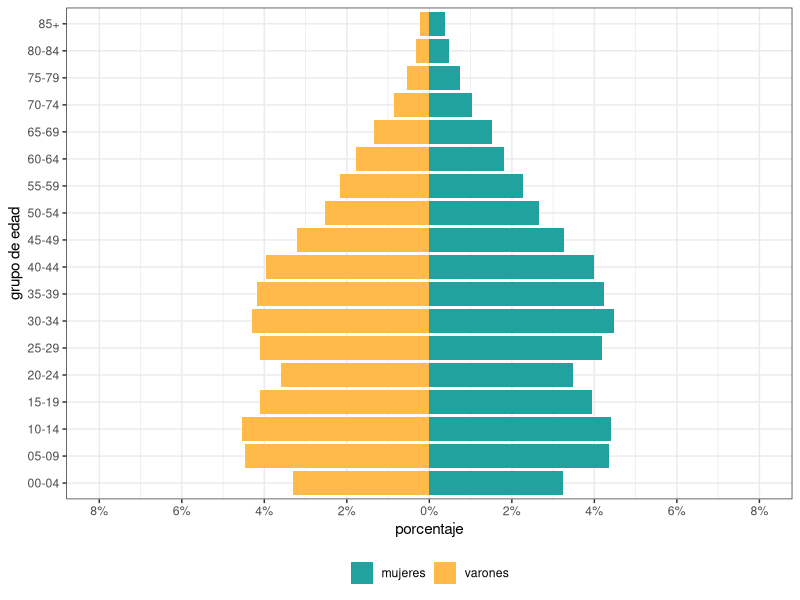
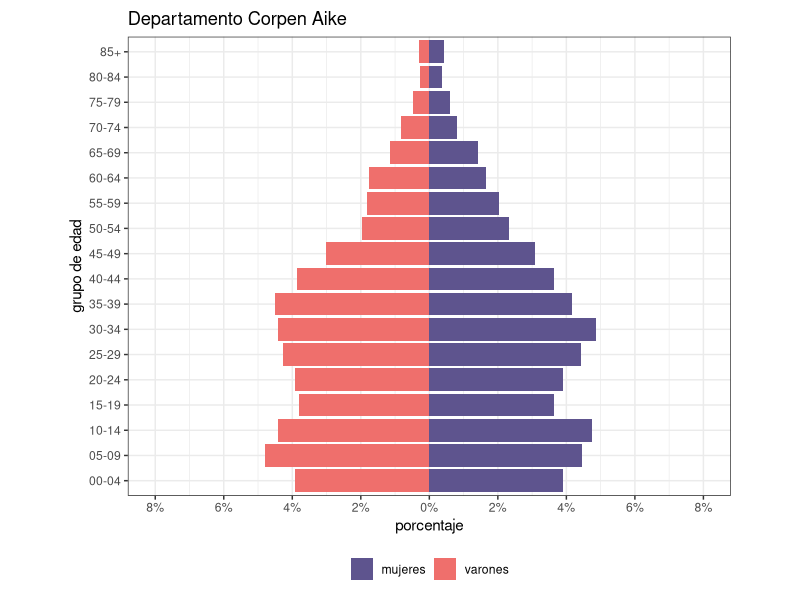
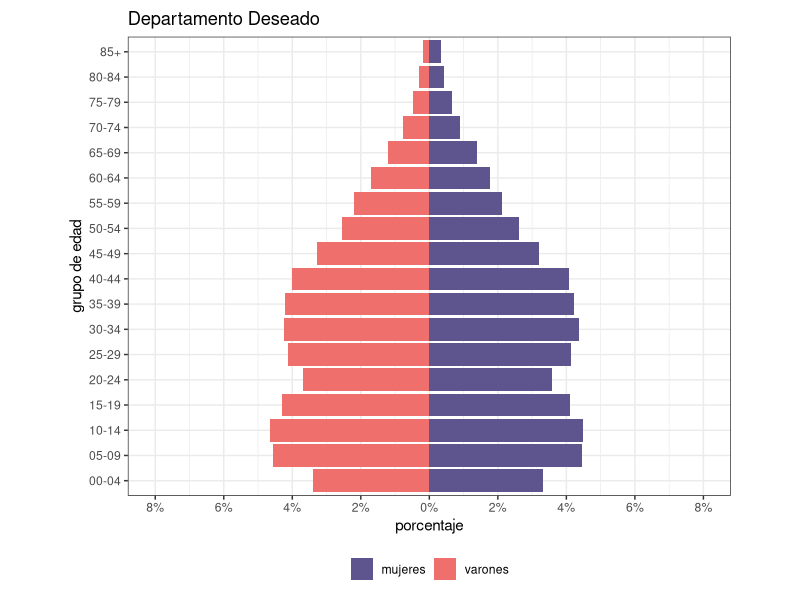
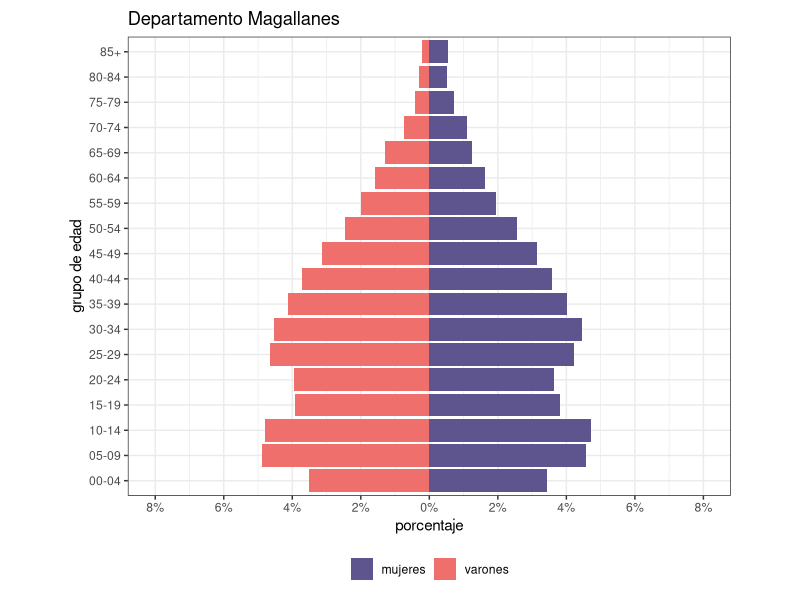
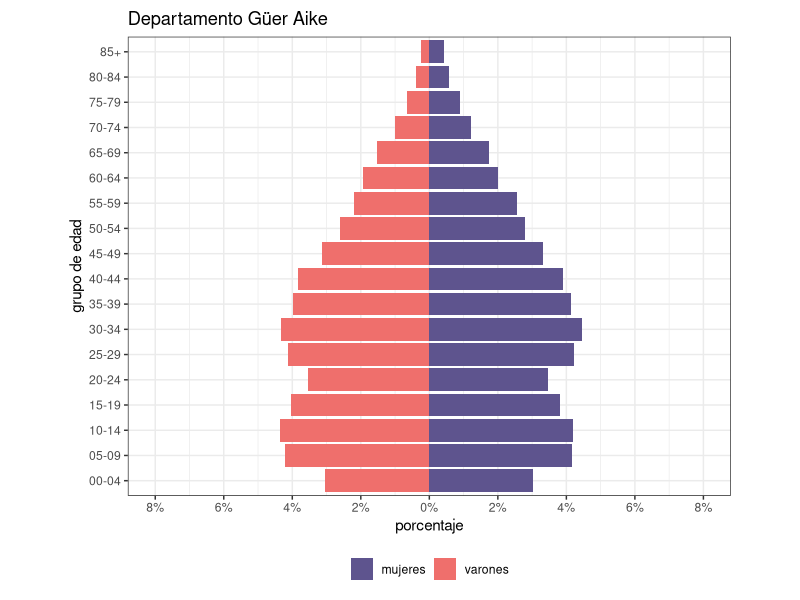
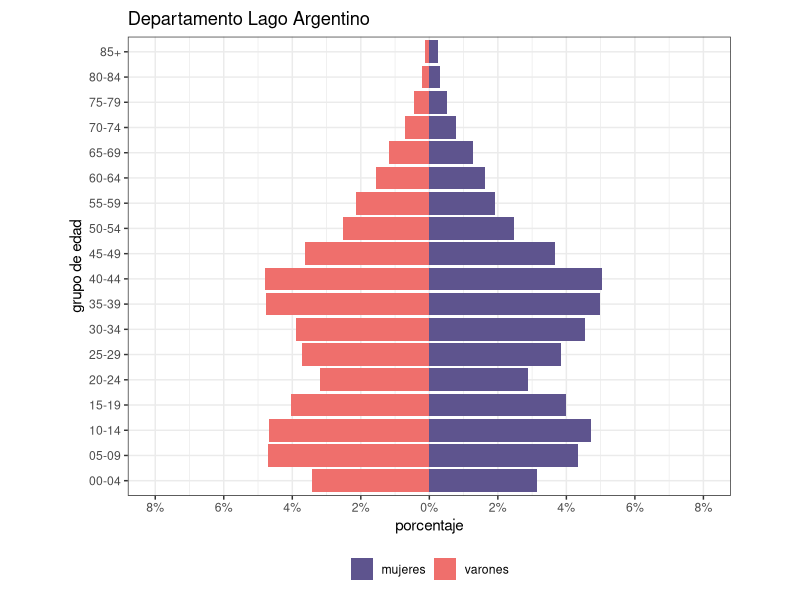
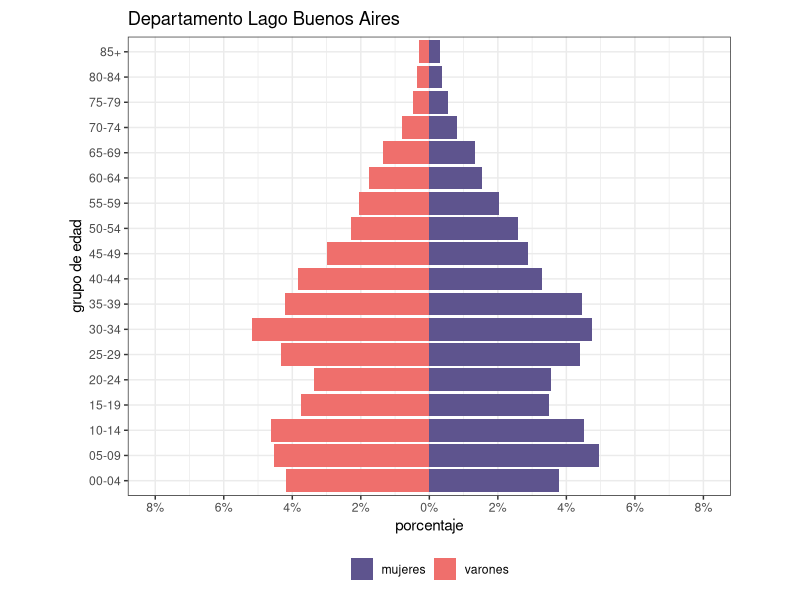
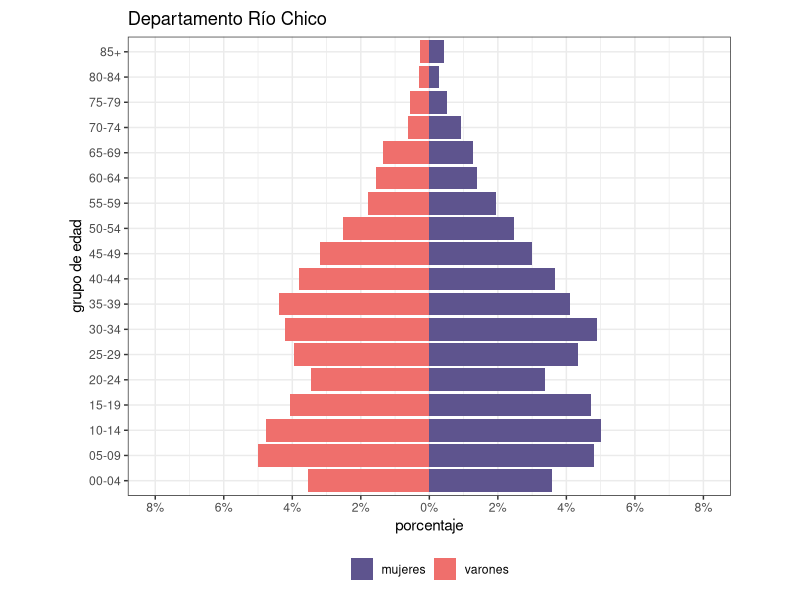

The R script that drew these images, in order:
## ---- chunk 1
#| include: false
library(openxlsx)
library(tidyverse)
library(patchwork)
## ---- chunk 2
#| echo: false
piramide_2022 <- read.xlsx("data/deptos_con_codigo.xlsx", sheet = "2022") %>% 
  filter(in1 == 78000) %>% 
  select(1,3,4) %>% 
  pivot_longer(cols = c(2,3),names_to = "sexo", values_to = "poblacion") %>% 
  mutate(sexo = ifelse(sexo == "varones", "V", "M"))

piramide_2022$grupo_edad = ifelse(piramide_2022$grupo_edad %in% "0-4", "00-04", piramide_2022$grupo_edad)
piramide_2022$grupo_edad = ifelse(piramide_2022$grupo_edad %in% "5-9", "05-09", piramide_2022$grupo_edad)

piramide_2022 %>%
  mutate(poblacion = as.numeric(poblacion)) %>%  # Convertir a numérico
  mutate(porcentaje = as.numeric(poblacion / sum(poblacion) * 100)) %>%
  ungroup() %>%
  mutate(porcentaje = ifelse(sexo == "V", -porcentaje, porcentaje)) %>% 
  mutate(sexo =  ifelse(sexo == "V", "varones", "mujeres")) %>% 
  ggplot(aes(x = grupo_edad, y = porcentaje, fill = sexo)) +
  geom_bar(stat = "identity") +
  coord_flip() +  # Rotar la gráfica
  scale_y_continuous(
    limits = c(-8, 8),
    breaks = seq(-10, 10, by = 2), 
    labels = paste0(c(seq(-10, 0, by = 2)*-1, seq(2, 10, by = 2)), "%")) +
  scale_fill_manual(values = c("#20a39e","#ffba49")) + 
  labs(
    y  = "porcentaje",
    x  = "grupo de edad") +
  theme_bw() +
  theme(legend.position = "bottom",
        legend.title = element_blank())

## ---- chunk 3
#| include: false
piramide_78 <- read.xlsx("data/deptos_con_codigo.xlsx", sheet = "78") 
  
  
  
piramide_78 <- piramide_78 %>%   
  select(1,2,4,5,7,8) %>% 
  pivot_longer(cols = c(3,4),names_to = "sexo", values_to = "poblacion") %>% 
  mutate(sexo = ifelse(sexo == "varones", "V", "M"),
         grupo_edad = case_when(
           grupo_edad == "0-4" ~ "00-04",
           grupo_edad == "5-9" ~ "05-09",
           TRUE ~ grupo_edad)
         )

nombres_78 <- piramide_78 %>% 
  select(depto,in1) %>% 
  distinct()

crear_piramide <- function(codigo_in1, anio_censo) {
  
  depto_nombre <- nombres_78 %>% 
    filter(in1 == codigo_in1) %>% 
    pull(depto) %>% 
    unique()
  
  piramide_78 %>%
    filter(in1 == codigo_in1, censo == anio_censo) %>%
    mutate(poblacion = as.numeric(poblacion)) %>%  
    mutate(porcentaje = poblacion / sum(poblacion) * 100) %>%
    ungroup() %>%
    mutate(
      porcentaje = ifelse(sexo == "V", -porcentaje, porcentaje),
      sexo = ifelse(sexo == "V", "varones", "mujeres")
    ) %>% 
    ggplot(aes(x = grupo_edad, y = porcentaje, fill = sexo)) +
    geom_bar(stat = "identity") +
    coord_flip() +
    scale_y_continuous(
      limits = c(-8, 8),
      breaks = seq(-10, 10, by = 2), 
      labels = paste0(c(seq(-10, 0, by = 2) * -1, seq(2, 10, by = 2)), "%")
    ) +
    scale_fill_manual(values = c("#5e548e", "#ef6f6c")) + 
    labs(
      title = paste("Departamento", depto_nombre),
      y = "porcentaje", 
      x = "grupo de edad") +
    theme_bw() +
    theme(
      legend.position = "bottom",
      legend.title = element_blank(),
      plot.margin = margin(8, 50, 8, 50)
    )
}

p708007 <- crear_piramide(78007,2022)
p708014 <- crear_piramide(78014,2022)
p708021 <- crear_piramide(78021,2022)
p708028 <- crear_piramide(78028,2022)
p708035 <- crear_piramide(78035,2022)
p708042 <- crear_piramide(78042,2022)
p708049 <- crear_piramide(78049,2022)

## ---- chunk 4
#| echo: false
p708007
## ---- chunk 5
#| echo: false
p708014
## ---- chunk 6
#| echo: false
p708042
## ---- chunk 7
#| echo: false
p708021
## ---- chunk 8
#| echo: false
p708028
## ---- chunk 9
#| echo: false
p708035
## ---- chunk 10
#| echo: false
p708049 

## ---- chunk 11
#| include: false
generar_grafico <- function(censo_año) {
  # Cargar los datos
  piramide <- read.xlsx("data/deptos_con_codigo.xlsx", sheet = "censos")
  
  # Modificar grupo de edad
  piramide$grupo_edad <- ifelse(piramide$grupo_edad %in% "0-4", "00-04", piramide$grupo_edad)
  piramide$grupo_edad <- ifelse(piramide$grupo_edad %in% "5-9", "05-09", piramide$grupo_edad)
  
  # Filtrar por censo
  piramide <- piramide %>%
    filter(censo == censo_año) %>%
    cbind(depto = "Total del país")
  
  piramide_78 <- read.xlsx("data/deptos_con_codigo.xlsx", sheet = "78")
  
  piramide_78 <- piramide_78 %>%   
    select(1, 2, 4, 5, 7, 8) %>%
    pivot_longer(cols = c(3, 4), names_to = "sexo", values_to = "poblacion") %>%
    mutate(sexo = ifelse(sexo == "varones", "V", "M"),
           grupo_edad = case_when(
             grupo_edad == "0-4" ~ "00-04",
             grupo_edad == "5-9" ~ "05-09",
             TRUE ~ grupo_edad
           ))

  # Filtrar por censo y depto
  piramide_78 <- piramide_78 %>%
    select(-in1) %>%
    filter(depto == "Santa Cruz", censo == censo_año)
  
  # Unir los datasets
  pais_78 <- rbind(piramide, piramide_78) %>% 
    mutate(depto = fct_relevel(depto, c("Total del país", "Santa Cruz")))
  
  # Crear el gráfico
  pais_78 %>%
    mutate(poblacion = as.numeric(poblacion)) %>%  # Convertir a numérico
    group_by(censo, depto) %>%
    mutate(porcentaje = as.numeric(poblacion / sum(poblacion) * 100)) %>%
    ungroup() %>%
    mutate(porcentaje = ifelse(sexo == "V", -porcentaje, porcentaje)) %>%
    mutate(sexo =  ifelse(sexo == "V", "varones", "mujeres")) %>%
    ggplot(aes(x = grupo_edad, y = porcentaje, fill = sexo)) +
    geom_bar(stat = "identity") +
    coord_flip() +  # Rotar la gráfica
    facet_wrap(~depto) +  # Separar por depto
    scale_y_continuous(
      limits = c(-8, 8),
      breaks = seq(-10, 10, by = 2), 
      labels = paste0(c(seq(-10, 0, by = 2) * -1, seq(2, 10, by = 2)), "%")
    ) +
    scale_fill_manual(values = c("#0cce6b", "#083d77")) + 
    scale_alpha_manual(values = c(0.5, 1)) +
    labs(
      y  = "porcentaje",
      x  = "grupo de edad"
    ) +
    theme_bw() +
    theme(legend.position = "bottom",
          legend.title = element_blank())
}

## ---- chunk 12
#| echo: false
generar_grafico(2022)

## ---- chunk 13
#| echo: false
generar_grafico(2001)
## ---- chunk 14
#| include: false

 piramide_78 <- read.xlsx("data/deptos_con_codigo.xlsx", sheet = "78")
  
 piramide_78 <- piramide_78 %>%   
    select(1, 2, 4, 5, 7, 8) %>%
    pivot_longer(cols = c(3, 4), names_to = "sexo", values_to = "poblacion") %>%
    mutate(sexo = ifelse(sexo == "varones", "V", "M"),
           grupo_edad = case_when(
             grupo_edad == "0-4" ~ "00-04",
             grupo_edad == "5-9" ~ "05-09",
             TRUE ~ grupo_edad
           ))

dep_censal <- function(valor_in1) {
  piramide_78 %>%
    filter(in1 == valor_in1) %>%
    group_by(censo, depto) %>% 
    mutate(poblacion = as.numeric(poblacion)) %>%  
    mutate(porcentaje = poblacion / sum(poblacion) * 100) %>%
    ungroup() %>%
    mutate(
      porcentaje = ifelse(sexo == "V", -porcentaje, porcentaje),
      sexo = ifelse(sexo == "V", "varones", "mujeres")
    ) %>% 
    ggplot(aes(x = grupo_edad, y = porcentaje, fill = sexo)) +
    geom_bar(stat = "identity") +
    coord_flip() +
    facet_wrap(~censo) +  # Separar por censo
    scale_y_continuous(
      limits = c(-8, 8),
      breaks = seq(-10, 10, by = 2), 
      labels = paste0(c(seq(-10, 0, by = 2) * -1, seq(2, 10, by = 2)), "%")
    ) +
    scale_fill_manual(values = c("#5e548e", "#ef6f6c")) + 
    labs(
      y = "porcentaje", 
      x = "grupo de edad"
    ) +
    theme_bw() +
    theme(
      legend.position = "bottom",
      legend.title = element_blank(),
      plot.margin = margin(8, 50, 8, 50)
    )
}
## ---- chunk 15
#| echo: false
dep_censal(78007)
## ---- chunk 16
#| echo: false
dep_censal(78014)
## ---- chunk 17
#| echo: false
dep_censal(78021)
## ---- chunk 18
#| echo: false
dep_censal(78028)
## ---- chunk 19
#| echo: false
dep_censal(78035)
## ---- chunk 20
#| echo: false
dep_censal(78042)
## ---- chunk 21
#| echo: false
dep_censal(78049)
